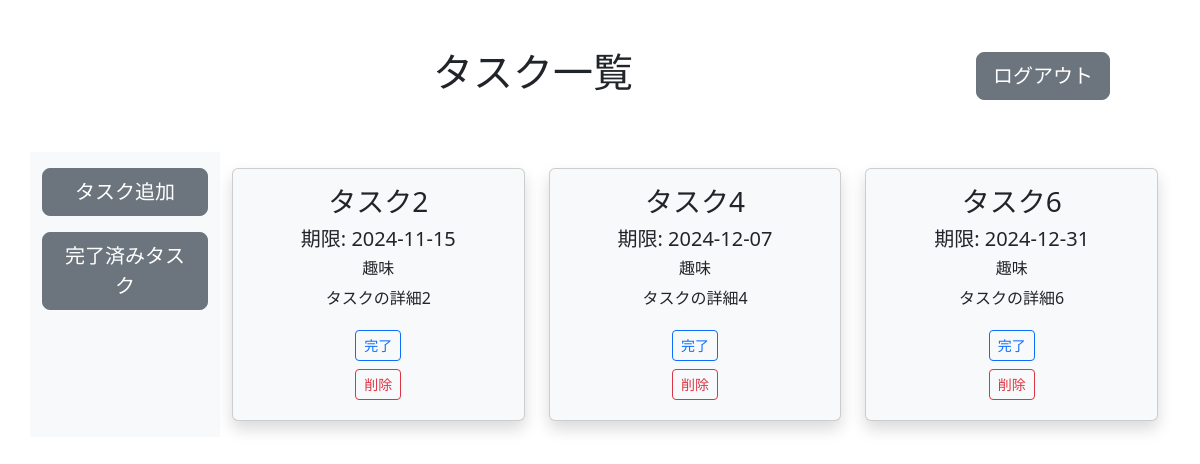
The app's page /task (signed in) with its own data.
### app.py (models this page shows, shortened)
class Task(db.Model):
    __tablename__ = 'tasks'
    id = db.Column(db.Integer, primary_key=True)
    title = db.Column(db.String(100), nullable=True)
    due_date = db.Column(db.Date)
    details = db.Column(db.Text)
    category = db.Column(db.String, nullable=True)
    is_completed = db.Column(db.Boolean, default=False)
    user_id = db.Column(db.Integer, db.ForeignKey('users.id'), nullable=False)
    user = db.relationship('User', backref='tasks', lazy='select')

### app.py (the view)
@app.route('/task', methods=['GET'])
def task():
    user_id = session['user_id']
    user_tasks = Task.query.filter_by(user_id=user_id, is_completed=False).all()
    return render_template('/task.html', tasks=user_tasks)

### app.py (called while the page is built)
@event.listens_for(Engine, "connect")
def set_sqlite_pragma(dbapi_connection, connection_record):
    cursor = dbapi_connection.cursor()
    cursor.execute("PRAGMA foreign_keys=ON")
    cursor.close()

### templates/task.html (shortened to what this page needs)
<!DOCTYPE html>
<html lang="ja">
<head>
    <link href="https://cdn.jsdelivr.net/npm/bootstrap@5.3.0/dist/css/bootstrap.min.css" rel="stylesheet"
>
</head>
<body>
    <div class="container">
        <div class="d-flex justify-content-between align-items-center p-5">
            <h1 class="flex-grow-1 text-center">タスク一覧</h1>
            <a href="{{ url_for('logout') }}" class="btn btn-secondary text-white btn-lg">ログアウト</a>
        </div>
        <div class="row">
            <div class="col-lg-2 bg-light">
                <nav class="nav flex-column">
                    <button type="button" class="btn btn-secondary my-3 text-white btn-lg" data-bs-toggle="modal" data-bs-target="#taskModal">タスク追加</button>
                    <a type="button" class="btn btn-secondary mb-3 text-white btn-lg" href="{{ url_for('completed') }}">完了済みタスク</a>
                </nav>
            </div>
            <div class="col-lg-10">
                <div class="row">
                    {% if tasks %}
                        {% for task in tasks %}
                            <div class="col-lg-4">
                                <div class="card bg-light text-center my-3 shadow">
                                    <div class="card-body">
                                        <h3 class="card-title">{{ task.title }}</h3>
                                        <h5 class="card-text">期限: {{ task.due_date }}</h5>
                                        <h6 class="card-text">{{ task.category }}</h6>
                                        <p class="card-text">{{ task.details }}</p>
                                        <form action="{{ url_for('complete_task') }}" method="post">
                                            <button class="btn btn-outline-primary btn-sm my-1">完了</button>
                                        </form>
                                        <form method="POST" action="{{ url_for('delete_task', task_id=task.id) }}">
                                            <button type="submit" class="btn btn-outline-danger btn-sm my-1">削除</button>
                                        </form>
                                    </div>
                                </div>
                            </div>
                        {% endfor %}
                    {% else %}
                        <h3>タスクがありません。</h3>
                    {% endif %}
                </div>
            </div>
        </div>
    </div>
</body>
</html>

### records on screen
Task: title "タスク2", due_date "2024-11-15", category "趣味", details "タスクの詳細2"
Task: title "タスク4", due_date "2024-12-07", category "趣味", details "タスクの詳細4"
Task: title "タスク6", due_date "2024-12-31", category "趣味", details "タスクの詳細6"
